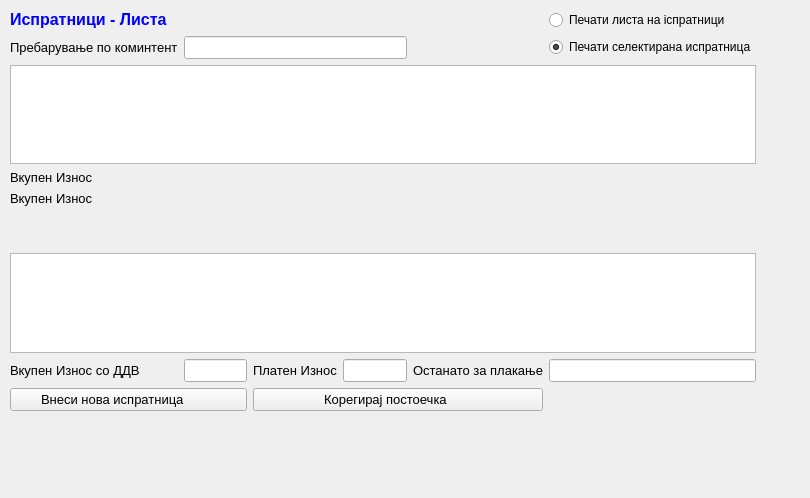
<?xml version="1.0" encoding="UTF-8"?>
<ui version="4.0">
 <class>IspratniciLista</class>
 <widget class="QWidget" name="IspratniciLista">
  <property name="geometry">
   <rect>
    <x>0</x>
    <y>0</y>
    <width>810</width>
    <height>498</height>
   </rect>
  </property>
  <property name="windowTitle">
   <string>Form</string>
  </property>
  <widget class="QWidget" name="layoutWidget">
   <property name="geometry">
    <rect>
     <x>10</x>
     <y>10</y>
     <width>746</width>
     <height>401</height>
    </rect>
   </property>
   <layout class="QGridLayout" name="gridLayout">
    <item row="0" column="0">
     <widget class="QLabel" name="label_4">
      <property name="font">
       <font>
        <pointsize>10</pointsize>
       </font>
      </property>
      <property name="text">
       <string>&lt;!DOCTYPE HTML PUBLIC &quot;-//W3C//DTD HTML 4.0//EN&quot; &quot;http://www.w3.org/TR/REC-html40/strict.dtd&quot;&gt;
&lt;html&gt;&lt;head&gt;&lt;meta name=&quot;qrichtext&quot; content=&quot;1&quot; /&gt;&lt;style type=&quot;text/css&quot;&gt;
p, li { white-space: pre-wrap; }
&lt;/style&gt;&lt;/head&gt;&lt;body style=&quot; font-family:'Sans Serif'; font-size:10pt; font-weight:400; font-style:normal;&quot;&gt;
&lt;p style=&quot; margin-top:0px; margin-bottom:0px; margin-left:0px; margin-right:0px; -qt-block-indent:0; text-indent:0px;&quot;&gt;&lt;span style=&quot; font-family:'MS Shell Dlg 2'; font-size:12pt; font-weight:600; color:#0000ff;&quot;&gt;Испратници - Листа&lt;/span&gt;&lt;/p&gt;&lt;/body&gt;&lt;/html&gt;</string>
      </property>
     </widget>
    </item>
    <item row="0" column="1">
     <spacer name="horizontalSpacer">
      <property name="orientation">
       <enum>Qt::Horizontal</enum>
      </property>
      <property name="sizeHint" stdset="0">
       <size>
        <width>40</width>
        <height>20</height>
       </size>
      </property>
     </spacer>
    </item>
    <item row="0" column="2">
     <spacer name="horizontalSpacer_3">
      <property name="orientation">
       <enum>Qt::Horizontal</enum>
      </property>
      <property name="sizeHint" stdset="0">
       <size>
        <width>40</width>
        <height>20</height>
       </size>
      </property>
     </spacer>
    </item>
    <item row="0" column="3">
     <spacer name="horizontalSpacer_5">
      <property name="orientation">
       <enum>Qt::Horizontal</enum>
      </property>
      <property name="sizeHint" stdset="0">
       <size>
        <width>40</width>
        <height>20</height>
       </size>
      </property>
     </spacer>
    </item>
    <item row="0" column="4">
     <spacer name="horizontalSpacer_6">
      <property name="orientation">
       <enum>Qt::Horizontal</enum>
      </property>
      <property name="sizeHint" stdset="0">
       <size>
        <width>40</width>
        <height>20</height>
       </size>
      </property>
     </spacer>
    </item>
    <item row="0" column="5">
     <widget class="QRadioButton" name="radioButton">
      <property name="text">
       <string>Печати листа на iспратници</string>
      </property>
     </widget>
    </item>
    <item row="1" column="0">
     <widget class="QLabel" name="label_8">
      <property name="font">
       <font>
        <pointsize>10</pointsize>
       </font>
      </property>
      <property name="text">
       <string>Пребарување по коминтент</string>
      </property>
     </widget>
    </item>
    <item row="1" column="1" colspan="3">
     <widget class="QLineEdit" name="lineEdit_7">
      <property name="font">
       <font>
        <pointsize>10</pointsize>
       </font>
      </property>
     </widget>
    </item>
    <item row="1" column="5">
     <widget class="QRadioButton" name="radioButton_2">
      <property name="text">
       <string>Печати селектирана испратницa</string>
      </property>
      <property name="checked">
       <bool>true</bool>
      </property>
     </widget>
    </item>
    <item row="2" column="0" colspan="6">
     <widget class="QTableView" name="tableView">
      <property name="palette">
       <palette>
        <active>
         <colorrole role="AlternateBase">
          <brush brushstyle="SolidPattern">
           <color alpha="255">
            <red>234</red>
            <green>234</green>
            <blue>234</blue>
           </color>
          </brush>
         </colorrole>
        </active>
        <inactive>
         <colorrole role="AlternateBase">
          <brush brushstyle="SolidPattern">
           <color alpha="255">
            <red>234</red>
            <green>234</green>
            <blue>234</blue>
           </color>
          </brush>
         </colorrole>
        </inactive>
        <disabled>
         <colorrole role="AlternateBase">
          <brush brushstyle="SolidPattern">
           <color alpha="255">
            <red>234</red>
            <green>234</green>
            <blue>234</blue>
           </color>
          </brush>
         </colorrole>
        </disabled>
       </palette>
      </property>
      <property name="font">
       <font>
        <pointsize>10</pointsize>
       </font>
      </property>
      <property name="alternatingRowColors">
       <bool>true</bool>
      </property>
     </widget>
    </item>
    <item row="3" column="0">
     <widget class="QLabel" name="label_11">
      <property name="font">
       <font>
        <pointsize>10</pointsize>
       </font>
      </property>
      <property name="text">
       <string>Вкупен Износ </string>
      </property>
     </widget>
    </item>
    <item row="4" column="0">
     <widget class="QLabel" name="label_12">
      <property name="font">
       <font>
        <pointsize>10</pointsize>
       </font>
      </property>
      <property name="text">
       <string>Вкупен Износ </string>
      </property>
     </widget>
    </item>
    <item row="5" column="0">
     <widget class="QLabel" name="label_13">
      <property name="palette">
       <palette>
        <active>
         <colorrole role="Text">
          <brush brushstyle="SolidPattern">
           <color alpha="255">
            <red>0</red>
            <green>0</green>
            <blue>255</blue>
           </color>
          </brush>
         </colorrole>
        </active>
        <inactive>
         <colorrole role="Text">
          <brush brushstyle="SolidPattern">
           <color alpha="255">
            <red>0</red>
            <green>0</green>
            <blue>255</blue>
           </color>
          </brush>
         </colorrole>
        </inactive>
        <disabled>
         <colorrole role="Text">
          <brush brushstyle="SolidPattern">
           <color alpha="255">
            <red>120</red>
            <green>120</green>
            <blue>120</blue>
           </color>
          </brush>
         </colorrole>
        </disabled>
       </palette>
      </property>
      <property name="font">
       <font>
        <pointsize>10</pointsize>
        <weight>75</weight>
        <bold>true</bold>
       </font>
      </property>
      <property name="text">
       <string/>
      </property>
     </widget>
    </item>
    <item row="6" column="0">
     <widget class="QLabel" name="label">
      <property name="font">
       <font>
        <weight>75</weight>
        <bold>true</bold>
       </font>
      </property>
      <property name="text">
       <string/>
      </property>
     </widget>
    </item>
    <item row="7" column="0" colspan="6">
     <widget class="QTableView" name="tableView_2">
      <property name="font">
       <font>
        <pointsize>10</pointsize>
       </font>
      </property>
      <property name="alternatingRowColors">
       <bool>true</bool>
      </property>
     </widget>
    </item>
    <item row="8" column="0">
     <widget class="QLabel" name="label_7">
      <property name="font">
       <font>
        <pointsize>10</pointsize>
       </font>
      </property>
      <property name="text">
       <string>Вкупен Износ со ДДВ </string>
      </property>
     </widget>
    </item>
    <item row="8" column="1">
     <widget class="QLineEdit" name="lineEdit_6">
      <property name="font">
       <font>
        <pointsize>10</pointsize>
        <weight>75</weight>
        <bold>true</bold>
       </font>
      </property>
      <property name="alignment">
       <set>Qt::AlignRight|Qt::AlignTrailing|Qt::AlignVCenter</set>
      </property>
      <property name="readOnly">
       <bool>true</bool>
      </property>
     </widget>
    </item>
    <item row="8" column="2">
     <widget class="QLabel" name="label_9">
      <property name="font">
       <font>
        <pointsize>10</pointsize>
       </font>
      </property>
      <property name="text">
       <string>Платен Износ</string>
      </property>
     </widget>
    </item>
    <item row="8" column="3">
     <widget class="QLineEdit" name="lineEdit_8">
      <property name="font">
       <font>
        <pointsize>10</pointsize>
        <weight>75</weight>
        <bold>true</bold>
       </font>
      </property>
      <property name="alignment">
       <set>Qt::AlignRight|Qt::AlignTrailing|Qt::AlignVCenter</set>
      </property>
      <property name="readOnly">
       <bool>true</bool>
      </property>
     </widget>
    </item>
    <item row="8" column="4">
     <widget class="QLabel" name="label_10">
      <property name="font">
       <font>
        <pointsize>10</pointsize>
       </font>
      </property>
      <property name="text">
       <string>Останато за плакање</string>
      </property>
     </widget>
    </item>
    <item row="8" column="5">
     <widget class="QLineEdit" name="lineEdit_9">
      <property name="font">
       <font>
        <pointsize>10</pointsize>
        <weight>75</weight>
        <bold>true</bold>
       </font>
      </property>
      <property name="alignment">
       <set>Qt::AlignRight|Qt::AlignTrailing|Qt::AlignVCenter</set>
      </property>
      <property name="readOnly">
       <bool>true</bool>
      </property>
     </widget>
    </item>
    <item row="9" column="0" colspan="2">
     <widget class="QPushButton" name="pushButton">
      <property name="font">
       <font>
        <pointsize>10</pointsize>
       </font>
      </property>
      <property name="text">
       <string>Внеси нова испратница         </string>
      </property>
      <property name="icon">
       <iconset>
        <normaloff>../../../Brisi/sterna/Resources/key_f2.png</normaloff>../../../Brisi/sterna/Resources/key_f2.png</iconset>
      </property>
     </widget>
    </item>
    <item row="9" column="2" colspan="3">
     <widget class="QPushButton" name="pushButton_2">
      <property name="font">
       <font>
        <pointsize>10</pointsize>
       </font>
      </property>
      <property name="text">
       <string>Корегирај постоечка       </string>
      </property>
      <property name="icon">
       <iconset>
        <normaloff>../../../Brisi/sterna/Resources/key_f3.png</normaloff>../../../Brisi/sterna/Resources/key_f3.png</iconset>
      </property>
     </widget>
    </item>
   </layout>
  </widget>
 </widget>
 <resources/>
 <connections/>
</ui>
